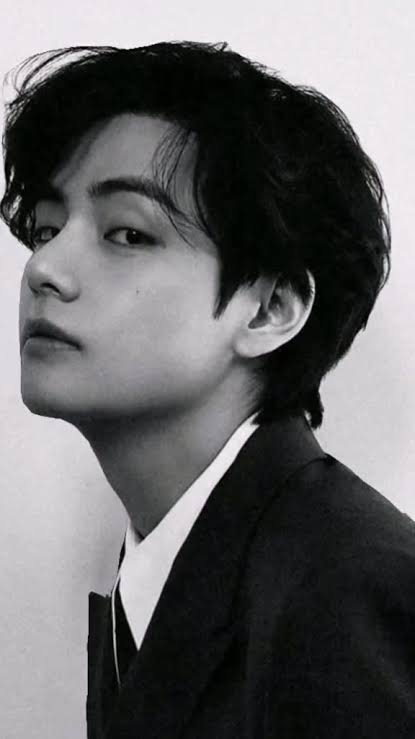
#> input picture taehbb.jpg, 415 x 739 px
$ python p3-fig-img-0441.py
#> lines starting #> are read from the running program, lines starting #| are printed output that depends on the picture
import numpy as np
import pandas as pd
import matplotlib.pyplot as plt
import cv2

# Ramirez Azul NC 0441
print("Ramirez Azul NC 0441")
print("UIII Act3 colocar puntos a una imagen  en blanco y negro VA")
mi_iagen = cv2.imread('taehbb.jpg')
#> mi_iagen is the input picture: shape (739, 415, 3); mean B, G, R 102.4, 101.3, 101.5
mi_iagen = cv2.cvtColor(mi_iagen, cv2.COLOR_BGR2RGB) # Convertir BGR a RGB para Matplotlib
plt.imshow(mi_iagen)
plt.title('Taehyung y Ramirez Azul NC 0441')
plt.show()

print("-+-+-+ Puntos en la imagen +-+-+-+")
plt.imshow(mi_iagen)
x = [100,100,200]
y = [100,400,200]
plt.scatter(x ,y, s=20, c='red')
plt.show()
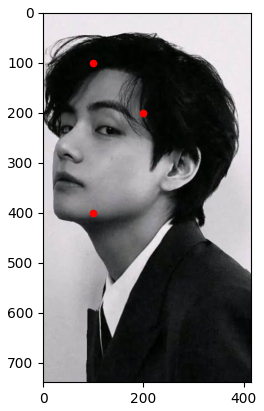
#> figure drawn by matplotlib, 1 panel

print("+-+-+ Cuadro azul en la imagen +-+-+")
img_taeh = cv2.imread('taehbb.jpg')
img_taeh = cv2.cvtColor(img_taeh, cv2.COLOR_BGR2RGB)
plt.imshow(img_taeh)
x = [10, 360, 360, 10, 10]
y = [100, 100, 520, 520, 100]
plt.plot(x ,y, c='blue')
plt.show()

print("+-+-+ Circulo verde en la imagen +-+-+")
I = cv2.imread('taehbb.jpg')
I = cv2.cvtColor(I, cv2.COLOR_BGR2RGB) # Convertir BGR a RGB
plt.imshow(I)

N = 30 # lados del poligono
x = np.zeros((N+1,))
y = np.zeros((N+1,))
(xc, yc) = (340, 320)
r = 150 # radio

for i in range(N+1):
    t = 2*np.pi/N*i
    x[i] = xc + r*np.cos(t)
    y[i] = yc + r*np.sin(t)

plt.plot(x, y, c='green')
plt.show()
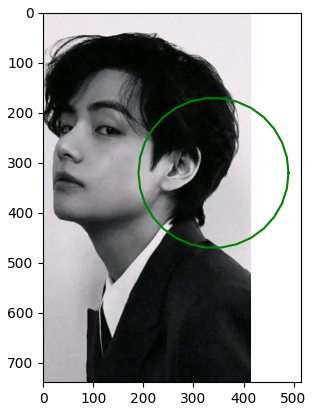
#> figure drawn by matplotlib, 1 panel
